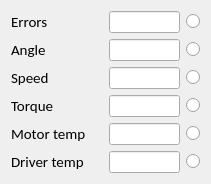
   <widget class="QWidget" name="layoutWidget">
    <property name="geometry">
     <rect>
      <x>361</x>
      <y>41</y>
      <width>211</width>
      <height>152</height>
     </rect>
    </property>
    <layout class="QGridLayout" name="gridLayout_3">
     <item row="5" column="1">
      <widget class="QLineEdit" name="lineEdit_drivertemp">
       <property name="text">
        <string/>
       </property>
       <property name="alignment">
        <set>Qt::AlignRight|Qt::AlignTrailing|Qt::AlignVCenter</set>
       </property>
      </widget>
     </item>
     <item row="5" column="2">
      <widget class="QRadioButton" name="radioButton_drivertemp">
       <property name="text">
        <string/>
       </property>
      </widget>
     </item>
     <item row="0" column="1">
      <widget class="QLineEdit" name="lineEdit_errors">
       <property name="layoutDirection">
        <enum>Qt::LeftToRight</enum>
       </property>
       <property name="text">
        <string/>
       </property>
       <property name="alignment">
        <set>Qt::AlignRight|Qt::AlignTrailing|Qt::AlignVCenter</set>
       </property>
      </widget>
     </item>
     <item row="3" column="0">
      <widget class="QLabel" name="lable_torque">
       <property name="font">
        <font>
         <family>Calibri</family>
         <pointsize>11</pointsize>
        </font>
       </property>
       <property name="text">
        <string>Torque</string>
       </property>
       <property name="alignment">
        <set>Qt::AlignLeading|Qt::AlignLeft|Qt::AlignVCenter</set>
       </property>
      </widget>
     </item>
     <item row="3" column="1">
      <widget class="QLineEdit" name="lineEdit_torque">
       <property name="text">
        <string/>
       </property>
       <property name="alignment">
        <set>Qt::AlignRight|Qt::AlignTrailing|Qt::AlignVCenter</set>
       </property>
      </widget>
     </item>
     <item row="1" column="2">
      <widget class="QRadioButton" name="radioButton_angle">
       <property name="text">
        <string/>
       </property>
      </widget>
     </item>
     <item row="0" column="2">
      <widget class="QRadioButton" name="radioButton_errors">
       <property name="text">
        <string/>
       </property>
       <property name="checkable">
        <bool>true</bool>
       </property>
       <property name="checked">
        <bool>false</bool>
       </property>
       <property name="autoRepeat">
        <bool>false</bool>
       </property>
      </widget>
     </item>
     <item row="3" column="2">
      <widget class="QRadioButton" name="radioButton_torque">
       <property name="text">
        <string/>
       </property>
      </widget>
     </item>
     <item row="5" column="0">
      <widget class="QLabel" name="lable_drivertemp">
       <property name="font">
        <font>
         <family>Calibri</family>
         <pointsize>11</pointsize>
        </font>
       </property>
       <property name="text">
        <string>Driver temp</string>
       </property>
       <property name="alignment">
        <set>Qt::AlignLeading|Qt::AlignLeft|Qt::AlignVCenter</set>
       </property>
      </widget>
     </item>
     <item row="2" column="0">
      <widget class="QLabel" name="lable_speed">
       <property name="font">
        <font>
         <family>Calibri</family>
         <pointsize>11</pointsize>
        </font>
       </property>
       <property name="text">
        <string>Speed</string>
       </property>
       <property name="alignment">
        <set>Qt::AlignLeading|Qt::AlignLeft|Qt::AlignVCenter</set>
       </property>
      </widget>
     </item>
     <item row="4" column="0">
      <widget class="QLabel" name="lable_motortemp">
       <property name="font">
        <font>
         <family>Calibri</family>
         <pointsize>11</pointsize>
        </font>
       </property>
       <property name="text">
        <string>Motor temp     </string>
       </property>
       <property name="alignment">
        <set>Qt::AlignLeading|Qt::AlignLeft|Qt::AlignVCenter</set>
       </property>
      </widget>
     </item>
     <item row="0" column="0">
      <widget class="QLabel" name="lable_errors">
       <property name="font">
        <font>
         <family>Calibri</family>
         <pointsize>11</pointsize>
        </font>
       </property>
       <property name="layoutDirection">
        <enum>Qt::LeftToRight</enum>
       </property>
       <property name="text">
        <string>Errors</string>
       </property>
       <property name="alignment">
        <set>Qt::AlignLeading|Qt::AlignLeft|Qt::AlignVCenter</set>
       </property>
      </widget>
     </item>
     <item row="1" column="1">
      <widget class="QLineEdit" name="lineEdit_angle">
       <property name="text">
        <string/>
       </property>
       <property name="alignment">
        <set>Qt::AlignRight|Qt::AlignTrailing|Qt::AlignVCenter</set>
       </property>
      </widget>
     </item>
     <item row="2" column="1">
      <widget class="QLineEdit" name="lineEdit_speed">
       <property name="text">
        <string/>
       </property>
       <property name="alignment">
        <set>Qt::AlignRight|Qt::AlignTrailing|Qt::AlignVCenter</set>
       </property>
      </widget>
     </item>
     <item row="1" column="0">
      <widget class="QLabel" name="lable_angle">
       <property name="sizePolicy">
        <sizepolicy hsizetype="Fixed" vsizetype="Preferred">
         <horstretch>0</horstretch>
         <verstretch>0</verstretch>
        </sizepolicy>
       </property>
       <property name="font">
        <font>
         <family>Calibri</family>
         <pointsize>11</pointsize>
        </font>
       </property>
       <property name="text">
        <string>Angle</string>
       </property>
       <property name="alignment">
        <set>Qt::AlignLeading|Qt::AlignLeft|Qt::AlignVCenter</set>
       </property>
      </widget>
     </item>
     <item row="2" column="2">
      <widget class="QRadioButton" name="radioButton_speed">
       <property name="text">
        <string/>
       </property>
      </widget>
     </item>
     <item row="4" column="1">
      <widget class="QLineEdit" name="lineEdit_motortemp">
       <property name="text">
        <string/>
       </property>
       <property name="alignment">
        <set>Qt::AlignRight|Qt::AlignTrailing|Qt::AlignVCenter</set>
       </property>
      </widget>
     </item>
     <item row="4" column="2">
      <widget class="QRadioButton" name="radioButton_mottemp">
       <property name="text">
        <string/>
       </property>
      </widget>
     </item>
    </layout>
   </widget>
